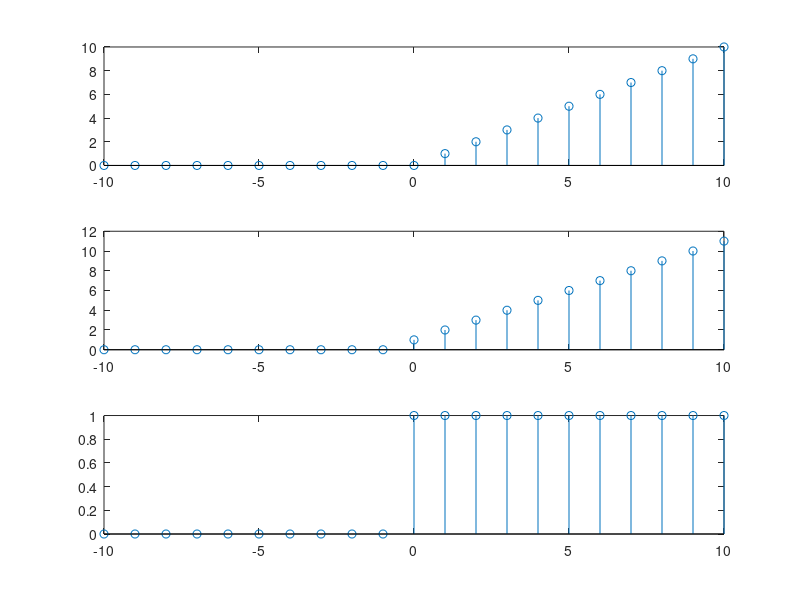

Source code (MATLAB):
close all 
t=-10:1:10;
unitstep=t>=0;
ramp=t.*unitstep;
r2=(t+1).*unitstep;
r3=r2-ramp;
subplot(3,1,1);
stem(t,ramp);
subplot(3,1,2);
stem(t,r2);
subplot(3,1,3);
stem(t,r3);
